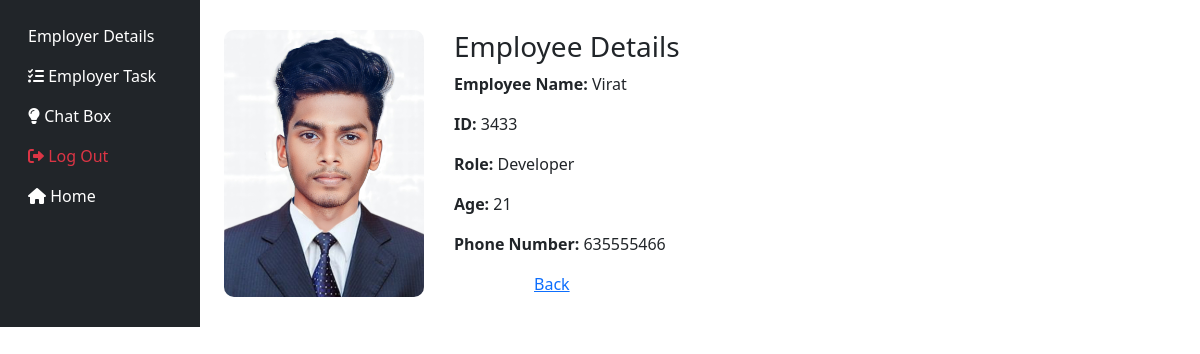
The page /ViewEmployee/3433 (signed in) on the database its author committed.
### App1/models.py (models this page shows, shortened)
class Employee_details(models.Model):
    merge = models.ForeignKey(User,on_delete=models.CASCADE,related_name='Emp')
    Employee_ID = models.IntegerField(unique=True)
    Photo = models.ImageField(upload_to='Employee_profile')
    Name = models.CharField(max_length=50)
    Role = models.CharField(null=True,max_length=50)
    Phone_Number = models.BigIntegerField(unique=True)
    Age = models.IntegerField()
    Gender = models.CharField(max_length=10)
    Location = models.CharField(max_length=50)

### App1/views.py (the view)
# urls.py: path('ViewEmployee/<ids>',views.View_employee,name='Ve'),
@login_required
def View_employee(request,ids):
    get_data = Employee_details.objects.get(Employee_ID = int(ids))
    return render (request,'View_employee.html',{'a':get_data})

### App1/templates/View_employee.html (shortened to what this page needs)
<!DOCTYPE html>
<html lang="en">
<head>
    <link href="https://cdn.jsdelivr.net/npm/bootstrap@5.3.3/dist/css/bootstrap.min.css" rel="stylesheet">
    <link href="https://cdnjs.cloudflare.com/ajax/libs/font-awesome/6.0.0-beta3/css/all.min.css" rel="stylesheet">
</head>
<body>
    <div class="container-fluid">
        <div class="row">
            <nav class="col-md-3 col-lg-2 d-md-block bg-dark sidebar">
                <div class="position-sticky">
                    <ul class="nav flex-column pt-3">
                        <li class="nav-item">
                            <a class="nav-link text-white active" href="{% url 'Ai' %}">
                                 Employer Details
                            </a>
                        </li>
                        <li class="nav-item">
                            <a class="nav-link text-white" href="{% url 'Ai' %}">
                                <i class="fas fa-tasks"></i> Employer Task
                            </a>
                        </li>
                        <li class="nav-item">
                            <a class="nav-link text-white" href="{% url 'Cb' %}">
                                <i class="fas fa-lightbulb"></i> Chat Box
                            </a>
                        </li>
                        <li class="nav-item">
                            <a class="nav-link text-danger" href="{% url 'Lo' %}" onclick="return confirm('Are you sure you want to log out?')">
                                <i class="fas fa-sign-out-alt"></i> Log Out
                            </a>
                        </li>
                        <li class="nav-item">
                            <a class="nav-link text-white" href="{% url 'App' %}">
                                <i class="fas fa-home"></i> Home
                            </a>
                        </li>
                    </ul>
                </div>
            </nav>
            {% if request.is_staff == True %}
            <main class="col-md-9 ms-sm-auto col-lg-10 px-md-4 main-content">
                <div class="con">
                    <div class="employee-info">
                        <img src="{{ a.Photo.url }}" alt="Employee Photo">
                    </div>
                    <div class="employee-details">
                        <h3>Employee Details</h3>
                        <p><strong>Employee Name:</strong> {{a.Name}}</p>
                        <p><strong>ID:</strong> {{a.Employee_ID}}</p>
                        <p><strong>Role:</strong> {{a.Role}}</p>
                        <p><strong>Age:</strong> {{a.Age}}</p>
                        <p><strong>Phone Number:</strong> {{a.Phone_Number}}</p>
                        <p><a href="{% url 'Ue' a.Employee_ID %}" class="btn btn-primary">Update Employee</a></p>
                        <p><a href="{% url 'De' a.Employee_ID %}" class="btn btn-danger">Delete Employee</a></p>
                    </div>
                </div>
            </main>
        </div>
    </div>
             {% else %}
             <main class="col-md-9 ms-sm-auto col-lg-10 px-md-4 main-content">
                <div class="con">
                    <div class="employee-info">
                        <img src="{{ a.Photo.url }}" alt="Employee Photo">
                    </div>
                    <div class="employee-details">
                        <h3>Employee Details</h3>
                        <p><strong>Employee Name:</strong> {{a.Name}}</p>
                        <p><strong>ID:</strong> {{a.Employee_ID}}</p>
                        <p><strong>Role:</strong> {{a.Role}}</p>
                        <p><strong>Age:</strong> {{a.Age}}</p>
                        <p><strong>Phone Number:</strong> {{a.Phone_Number}}</p>
                        <a href="{% url 'Ai' %}" style="margin-left: 5em;">Back</a>
                    </div>
                </div>
            </main>
        </div>
    </div>
            {% endif %}
</body>
</html>

### App1/templates/View_employee.html (style rules this page uses)
.sidebar { background-color: #343a40; color: #fff; }
.sidebar a { color: #fff; text-decoration: none; }
.main-content { margin-left: 250px; padding: 30px; }
.employee-info img { max-width: 100%; border-radius: 10px; }
.con { display: flex; gap: 30px; }
.con img { max-width: 200px; object-fit: cover; }

### rows shown on the page
Employee_details: Photo (picture), Name "Virat", Employee_ID "3433", Role "Developer", Age "21", Phone_Number "635555466"
